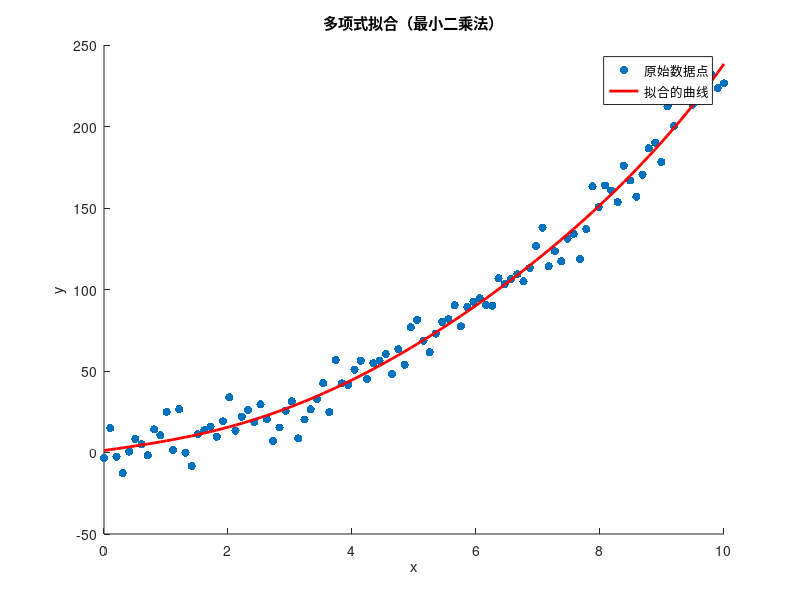

Recreate this plot in MATLAB.
% 生成一些带有二次曲线趋势的二维点，并添加噪声
n = 100;  % 数据点数量
x = linspace(0, 10, n)';
y_true = 2*x.^2 + 3*x + 1;  % 真实的二次曲线
noise = 10*randn(n, 1);  % 随机噪声
y = y_true + noise;  % 加入噪声后的数据

% 提高拟合多项式的阶数
poly_order = 5;  % 多项式阶数

% 构建X矩阵
X = zeros(n, poly_order + 1);
for i = 0:poly_order
    X(:, i+1) = x.^i;
end

% 使用最小二乘法计算多项式系数
coefficients = (X' * X) \ (X' * y);

% 计算拟合的y坐标
y_fit = X * coefficients;

% 绘制原始数据点和拟合的曲线
figure;
scatter(x, y, 'filled');
hold on;
plot(x, y_fit, 'r', 'LineWidth', 2);
xlabel('x');
ylabel('y');
title('多项式拟合（最小二乘法）');
legend('原始数据点', '拟合的曲线');
